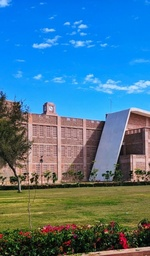
#> input picture image pairs/LLL1.jpeg, 150 x 256 px, shrunk from 673 x 1152 before the run, found by its file name
$ jupyter execute keypoint-detection-modularized.ipynb   (shell and % lines are left out)
#> lines starting #> are read from the running program, lines starting #| are printed output that depends on the picture
### lib/helper_functions.py
import cv2

def quick_resize(img, scale_percent):

    # scale_percent - percent of the original image's scale

    width = int(img.shape[1] * scale_percent / 100)
    height = int(img.shape[0] * scale_percent / 100)
    dim = (width, height)

    # resize image
    resized = cv2.resize(img, dim, interpolation = cv2.INTER_AREA)

    return resized

def is_center_pixel_extremum(pixel_value, top_layer, curr_layer, next_layer):

    """
    Checks whether the point of interest / pixel is the extremum (local max or local min) within the provided region of interest

    args:
    pixel_value - value of the pixel in the point of interest
    top_layer, curr_layer, next_layer - region of interest (list)

    """

    # Concatenate individual regions
    region_of_interest = top_layer + curr_layer + next_layer

    # Flatten region of interest
    region_of_interest_flatten = [item for sublist in region_of_interest for item in sublist]

    # Check for extremum case
    is_extremum = any(pixel_value == [max(region_of_interest_flatten), min(region_of_interest_flatten)]) and (sum(pixel_value == region_of_interest_flatten) == 1)

    return is_extremum

### lib/sift_functions.py
import cv2
import numpy as np
from lib.helper_functions import quick_resize, is_center_pixel_extremum

def generate_image_pyramid(img, num_octaves = 4, num_intervals = 5, step_size = 1):

    """
    Generate image pyramid for SIFT.

    args:
    img - image object
    num_octaves = number of octave (scales)
    num_intervals - number of gaussian operator intervals
    step_size - size of each interval for gaussian operator

    out:
    img_pyramid - image pyramid list. each element corresponds to an octave (list), and each element of an octave corresponds to a laplacian image (gaussian blurred)
    """

    img_pyramid = []
    imgs_scaled = img

    for i in range(num_octaves):

        # Gaussian Operator parameter
        sigmas = np.arange(1, step_size * (num_intervals + 1), step_size)

        # Create a list of gaussian blurs using different values of sigma parameter
        gaussian_images = []
        for sigma in sigmas:
            gaussian_images.append(cv2.GaussianBlur(imgs_scaled, (0,0), sigma, cv2.BORDER_DEFAULT))

        # Append each list of gaussian images to the main img_pyramid list
        img_pyramid.append(gaussian_images)

        # Scale down image by half the original size
        imgs_scaled = quick_resize(imgs_scaled, 50)

    return img_pyramid

def calculate_dog(img_pyramid, num_octaves = 4):

    DoG = []
    num_intervals = len(img_pyramid[0])
    num_octaves = len(img_pyramid)

    for i in range(num_octaves):

        DoG_row = []
        for j in range(num_intervals - 1):

            # Subtract images of adjacent intervals within the same octave
            DoG_row.append(img_pyramid[i][j+1] - img_pyramid[i][j])

        DoG.append(DoG_row)

    return DoG

def get_region_of_interest(octave, DoG_image_index, pixel_coordinates, PRINT_INFO = False):

    """
    Gets the region if interest surrounding a point in a 3x3x3 cube, if any.

    Args:
        octave - list of DoG images. Each element from this list must be a 2D image of the same dimensions
        DoG_image_index - index to identify current octave
        pixel_coordinate - coordinate of the current pixel being considered

    Out:
        prev_octave - region from the prev octave (top of the stack)
        curr_octave - region of the current octave
        next_octave - region of the next octave (bottom of the stack)
    """

    pixel_row_index, pixel_col_index = pixel_coordinates

    # Calculate upper and lower bounds (for cases where the point of interest is at the edge or corner of the 3x3x3 cube)
    row_lower_bound = max(0,pixel_row_index - 1)
    row_upper_bound = pixel_row_index + 2
    col_lower_bound = max(0,pixel_col_index - 1)
    col_upper_bound = pixel_col_index + 2

    # If current octave is the top-most of the octave stack
    if DoG_image_index == 0:
        prev_octave = np.array([])
    else:
        prev_octave = octave[DoG_image_index - 1][row_lower_bound : row_upper_bound, col_lower_bound : col_upper_bound]

    # If the current octave is at bottom-most of the octave stack
    if DoG_image_index == len(octave) - 1:
        next_octave = np.array([])
    else:
        next_octave = octave[DoG_image_index + 1][row_lower_bound : row_upper_bound, col_lower_bound : col_upper_bound]

    curr_octave = octave[DoG_image_index][row_lower_bound : row_upper_bound, col_lower_bound : col_upper_bound]

    if PRINT_INFO:
        print(f'Previous Octave:\n {prev_octave}\n')
        print(f'Current Octave:\n {curr_octave}\n')
        print(f'Next Octave:\n {next_octave}')

    return prev_octave.tolist(), curr_octave.tolist(), next_octave.tolist()

def SIFT_feature_detection(DoG, ref_image, block_size = 2, ksize = 3, k = 0.03, threshold_parameter = 0.001):

    """

    args:
    block_size - Neighborhood size for corner detection
    ksize - Aperture parameter for Sobel operator
    k - Harris corner detection free parameter

    # Threshold for classifying keypoints as edges or flats

    out:
    keypoints - list of keypoints generated via the SIFT algorithm
              - format: [octave_index, DoG_image_index, (pixel_row_index, pixel_col_index)]

    """

    keypoints = []

    # Calculate corner coefficient to filter out flats and edges
    # NOTE: not sure whether or not to manually calculate the hessian matrix or to use this library for this purpose
    corners = cv2.cornerHarris(ref_image, block_size, ksize, k)

    # Define threshold
    threshold = threshold_parameter * corners.max()

    # iterate across octaves in our DoG list
    for octave_index, octave in enumerate(DoG):

        # iterate across DoG images (2d array) in an octave (list)
        for DoG_image_index, DoG_image in enumerate(octave):

            # iterate across image rows (1d array) in a DoG image (2d array)
            for pixel_row_index, image_row in enumerate(DoG_image):

                # iterate across columns in an image rows
                for pixel_col_index, center_pixel_value in enumerate(image_row):

                    # get coordinate of point of interest
                    center_pixel_coordinate = (pixel_row_index, pixel_col_index)

                    # get region of interest
                    prev_octave, curr_octave, next_octave = get_region_of_interest(octave, DoG_image_index, center_pixel_coordinate, PRINT_INFO = False)

                    # check if point of interest is the extremum of the region of interest
                    if is_center_pixel_extremum(center_pixel_value, prev_octave, curr_octave, next_octave):

                        # scale pixel coordinates back to the size of the original image
                        scaled_pixel_row_index = pixel_row_index*(2**octave_index)
                        scaled_pixel_col_index = pixel_col_index*(2**octave_index)

                        # Accept only if extremum detected is NOT an flat or edge
                        if corners[scaled_pixel_row_index, scaled_pixel_col_index] > threshold:

                            # append to keypoint output list
                            keypoints.append([octave_index, DoG_image_index, (pixel_row_index, pixel_col_index)])

    return keypoints

### keypoint-detection-modularized.ipynb
[cell 1]
import cv2

# [34 lines left out: functions quick_resize, is_center_pixel_extremum, not called in this run]

[cell 2]
import cv2
import numpy as np
from lib.helper_functions import quick_resize, is_center_pixel_extremum

# [157 lines left out: functions generate_image_pyramid, calculate_dog, get_region_of_interest, SIFT_feature_detection, not called in this run]

[cell 3]
import cv2
import matplotlib.pyplot as plt

from lib.sift_functions import generate_image_pyramid, calculate_dog, get_region_of_interest, SIFT_feature_detection
from lib.helper_functions import quick_resize, is_center_pixel_extremum

[cell 4]
# Apply the modules created in PART 1 - keypoint detection
img = cv2.imread('/Users/subhashmishra/Downloads/LLL1.jpeg')
#> img is the input picture: shape (256, 150, 3); mean B, G, R 150.2, 120.3, 72.2

img_gray = cv2.cvtColor(img, cv2.COLOR_BGR2GRAY)
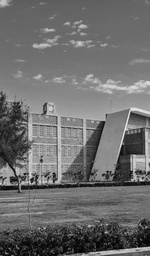
#> img_gray: shape (256, 150); min 0, max 240, mean 109.3

img_pyramid = generate_image_pyramid(img_gray)
#> the loop in generate_image_pyramid, `for i in range(num_octaves):` made 4 passes
#> pass 1, in quick_resize, `resized = cv2.resize(img, dim, interpolation = cv2.INTER_AREA)`:
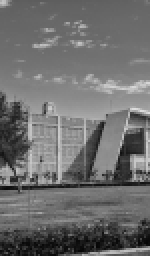
#> resized: shape (128, 75) (shown 2 times larger); min 5, max 222, mean 109.4
#> pass 2, in quick_resize (call 2), `resized = cv2.resize(img, dim, interpolation = cv2.INTER_AREA)`:
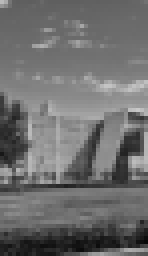
#> resized: shape (64, 37) (shown 4 times larger); min 8, max 200, mean 109.4
#> after the loop in generate_image_pyramid, `for i in range(num_octaves):`: img_pyramid = 4 items
#> img_pyramid = 4 items

DoG = calculate_dog(img_pyramid)
#> in calculate_dog, `num_intervals = len(img_pyramid[0])`: num_intervals = 5
#> in calculate_dog, `num_octaves = len(img_pyramid)`: num_octaves = 4
#> after the loop in calculate_dog, `for i in range(num_octaves):`: DoG = 4 items
#> DoG = 4 items

keypoints = SIFT_feature_detection(DoG, img_gray)
#> in SIFT_feature_detection, `corners = cv2.cornerHarris(ref_image, block_size, ksize, k)`:
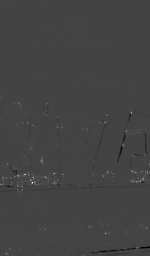
#> corners: shape (256, 150) float32; min -0.00392, max 0.0108, mean 1.08e-05; drawn with min black and max white
#> in SIFT_feature_detection, `threshold = threshold_parameter * corners.max()`: threshold = 1.08e-05
#> the loop in SIFT_feature_detection, `for octave_index, octave in enumerate(DoG):` made 4 passes

[cell 5]
plt.figure()
keypoint_objects = [cv2.KeyPoint(kp_y * 2**octave_index, kp_x * 2**octave_index, 1) for octave_index, _, (kp_x, kp_y) in keypoints]
plt.imshow(cv2.drawKeypoints(img, keypoint_objects,  None, (0, 255, 0)))
plt.title('Final Feature Detection Output')

plt.figure()
sift = cv2.SIFT_create()
kp_ = sift.detect(img_gray,None)
plt.imshow(cv2.drawKeypoints(img, kp_,  None, (255, 0, 0)))
plt.title('SIFT Module Feature Detection Output (for Comparison)')
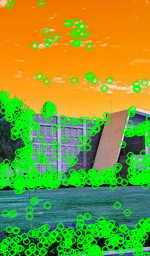
#> shown: shape (256, 150, 3); mean R, G, B 130.3, 155.2, 50.2
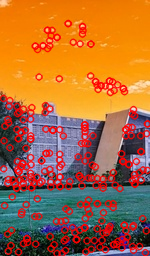
#> shown: shape (256, 150, 3); mean R, G, B 170.7, 106.5, 58.9
